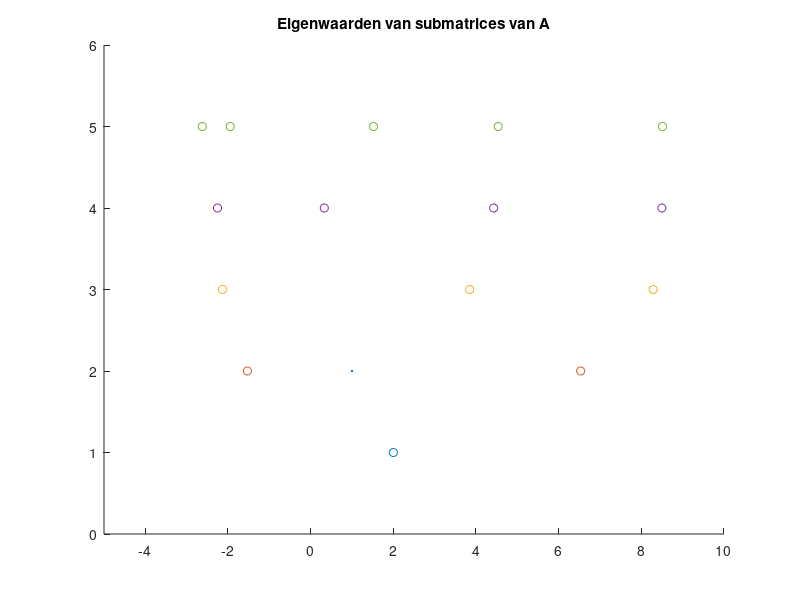

Write the MATLAB code that produced this figure.

clc;clear;close all

n= 5;


A = [2 4 0 0 0; 4 3 -3 0 0; 0 -3 5 -2 0; 0 0 -2 1 -2; 0 0 0 -2 -1];
A
A = hess(A);
figure;
for i = 1:n
    ax =scatter(eig(A(1:i,1:i)),i*ones(i,1));
    hold on
end
plot(2);
title('Eigenwaarden van submatrices van A');
axis([-5 10 0 6])